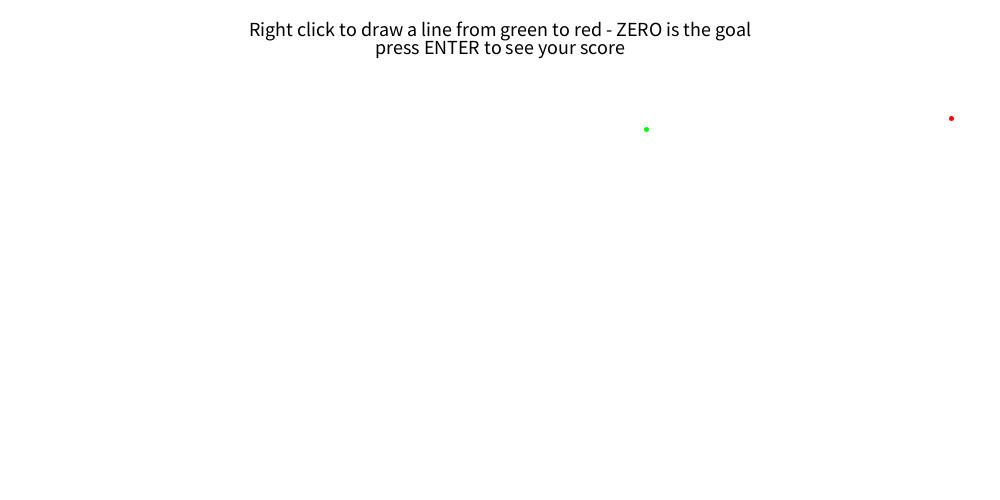
Frame 1 (no input)
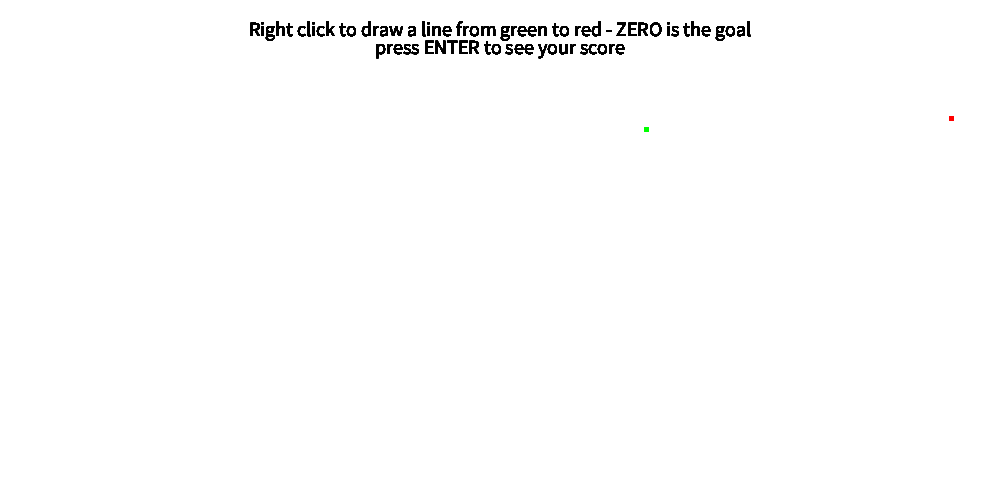
Frame 60 (the mouse pressed at the canvas centre just before this capture)
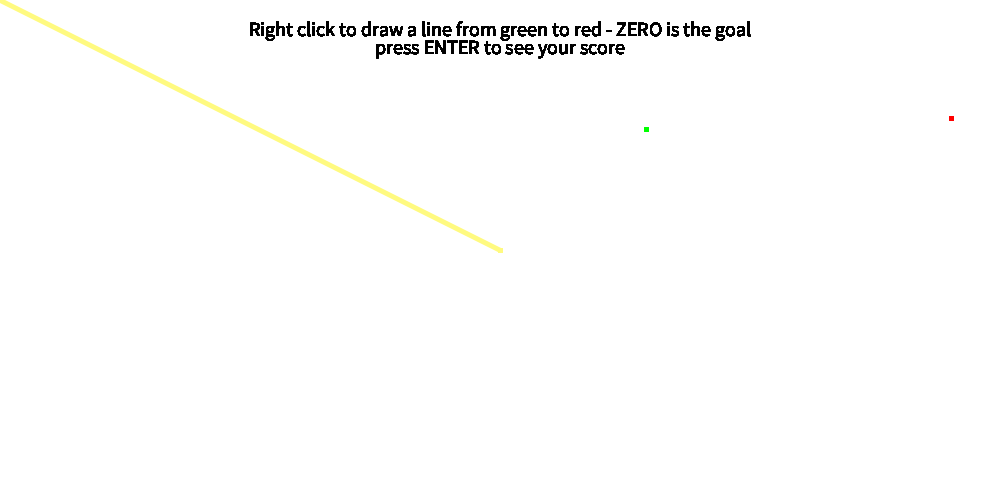
Frame 120 (the mouse held since frame 60 and released just before this capture)

The Processing sketch that drew these frames (run headless with seeded random() and noise(); from frame 60 on, the mouse is pressed at the canvas centre):

// Processing sketch: drawAVector
// ── drawAVector.pde
PVector vec1 = new PVector();
int windowWidth = 1000;
int windowHeight = 500;
int zeroX = (int)random(0, windowWidth);
int zeroY = (int)random(0, windowHeight);
int vecX = (int)random(0, windowWidth) - zeroX;
int vecY = (int)random(0, windowHeight) - zeroY;
float drawingX;
float drawingY;
float startX;
float startY;
float[] vecYValues = new float[windowWidth];
float[] drawYValues = new float[windowWidth];
int j = 0;
boolean firstItt = true;
float vectorAngle;
int score = 0;
int scoreDiv = 0;
boolean showScore = false;
boolean hasDrawn = false;
int myEverest = 0;

void setup(){
  size(1000, 500);
  background(255);
}

void draw(){
  message();
  drawMouse();

  translate(zeroX, zeroY);

  drawPoints();
  calculateScore();
}

void message(){
  String mess = "Right click to draw a line from green to red - ZERO is the goal"; //honestly, I don´t know if 0 in score is possible. but the point system turnd out to be difficult..
  String mess2 = "press ENTER to see your score";
  String messScore ="you got: " + score;

  if(showScore){
    fill(0);
    textSize(25);
    textAlign(CENTER, BOTTOM);
    text(messScore,  width/2, height/2);
  } else {
    fill(0);
    textSize(20);
    textAlign(CENTER, BOTTOM);
    text(mess, width/2, 40);
    textAlign(CENTER, TOP);
    text(mess2, width/2, 40);
  }
}

void drawMouse(){
  mousePressed();
}

void mousePressed(){
  int colorX = mouseX;
  int colorY = mouseY;
  if(mousePressed){
    stroke(colorX, colorY, 128);
    line(pmouseX, pmouseY, mouseX, mouseY);
    if(mouseX > zeroX || mouseX < (zeroX + vec1.x)){
      drawYValues[mouseX] = mouseY;
    }
    hasDrawn = true;
  }
}

void drawPoints(){
  stroke(0, 255, 0);
  strokeWeight(5);
  point(0,0);

  vec1.set(vecX, vecY);
  stroke(255, 0, 0);
  point(vec1.x, vec1.y);
}

void calculateScore(){
  if(firstItt){
    vectorAngle = degrees(atan(abs(vec1.y) / abs(vec1.x)));
    for(int i = 0; i < abs(vec1.x); i++){
      vecYValues[i] =  tan(vectorAngle) * i;
    }
    firstItt = false;
  }
  keyPressed();
}

void keyPressed(){
  if(hasDrawn){
    if(keyPressed == true && (keyCode == ENTER)){
      for(int i = 0; i < abs(vec1.x); i++){
        score += abs(drawYValues[zeroX + i] - vecYValues[i]);
        scoreDiv++;
      }
      score = score / scoreDiv;
      showScore = true;
    }
  }
}
